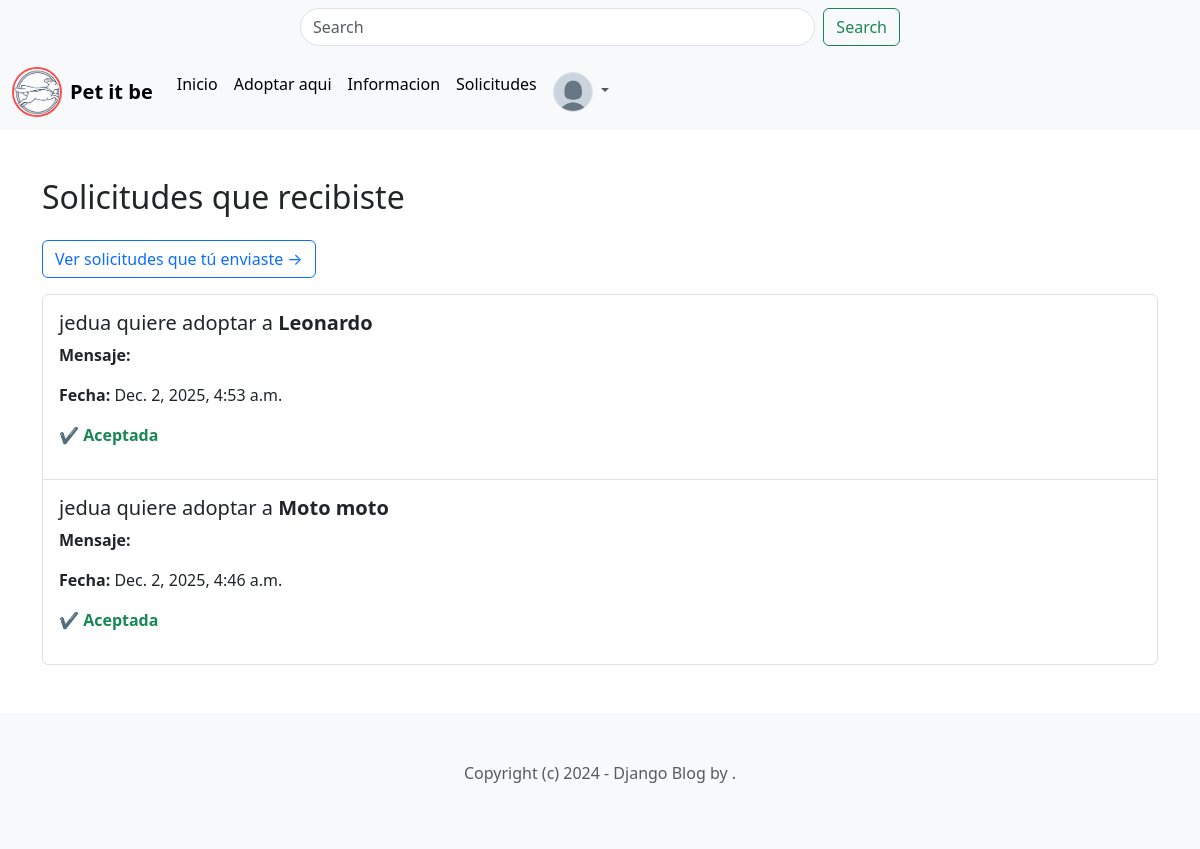
The app's page /Pets/bandeja/ (signed in) with its own data.
### Perfil/models.py (models this page shows, shortened)
class Perfil(models.Model):
    user = models.OneToOneField(User, on_delete=models.CASCADE)
    avatar = models.ImageField(upload_to='profiles/', blank=True, null=True, default='profiles/profile_default.png')
    location = models.CharField(max_length=100, blank=True, null=True)
    birth_date = models.DateField(blank=True, null=True)

### Pets/models.py (models this page shows, shortened)
class Solicitud(models.Model):
    pet = models.ForeignKey(Pet, related_name='solicitudes', on_delete=models.CASCADE)
    perfil = models.ForeignKey(Perfil, related_name='solicitudes_enviadas', on_delete=models.CASCADE)
    publicador = models.ForeignKey(Perfil, related_name='solicitudes_recibidas', on_delete=models.CASCADE)
    direccion = models.CharField(max_length=100)
    edad = models.PositiveIntegerField()
    telefono = models.CharField(max_length=20)
    ocupacion = models.CharField(max_length=100)
    ESTADO_CIVIL = [
        ('soltero', 'Soltero(a)'),
        ('casado', 'Casado(a)'),
        ('divorciado', 'Divorciado(a)'),
        ('viudo', 'Viudo(a)'),
        ('separado', 'Separado(a)')
    ]
    PENDIENTE = 'pendiente'
    ACEPTADA = 'aceptada'
    RECHAZADA = 'rechazada'
    ESTADOS_SOLICITUD = (
        (PENDIENTE, 'Pendiente'),
        (ACEPTADA, 'Aceptada'),
        (RECHAZADA, 'Rechazada'),
    )
    estado_solicitud = models.CharField(max_length=20, choices=ESTADOS_SOLICITUD, default=PENDIENTE)
    estado = models.CharField(max_length=20, choices=ESTADO_CIVIL)
    salario = models.DecimalField(max_digits=10, decimal_places=2)
    fecha = models.DateTimeField(auto_now_add=True)
    class Meta:
        unique_together = ('pet', 'perfil')

class Pet(models.Model):
    ADOPTADO = 'adoptado'
    EN_ADOPCION = 'en_adopcion'
    STATUS = {
        (ADOPTADO, 'Adoptado'),
        (EN_ADOPCION, 'En adopcion')
    }
    especie = models.ForeignKey(Especie, related_name='pets' , on_delete=models.CASCADE)
    name = models.CharField(max_length=50)
    slug = models.SlugField()
    descripcion = models.TextField()
    image = models.ImageField(upload_to='mascotas', blank=True, null=True)
    edad = models.PositiveIntegerField()
    likes = models.PositiveIntegerField(default=0)
    status = models.CharField(max_length=20, choices=STATUS, default=EN_ADOPCION)
    creado_por = models.ForeignKey(User, related_name='pets' , on_delete=models.CASCADE)
    public = models.DateTimeField(auto_now_add=True)
    updated_at = models.DateTimeField(auto_now=True)

### Pets/views.py (the view)
# urls.py: path('bandeja/', views.bandeja, name='bandeja'),
@login_required
def bandeja(request):
    perfil = request.user.perfil
    solicitudes = Solicitud.objects.filter(pet__creado_por=request.user).order_by('-fecha')
    context= {
        'solicitudes': solicitudes
    }
    return render(request, 'pets/bandeja.html', context)

### Pets/templates/pets/bandeja.html (shortened to what this page needs)
{% extends 'pets/base.html' %}
{% load static %}
{% block content %}
<div class="container my-5">
    <h2 class="mb-4"> Solicitudes que recibiste</h2>
    <p>
        <a href="{% url 'bandeja_respuesta' %}" class="btn btn-outline-primary">
            Ver solicitudes que tú enviaste →
        </a>
    </p>
    {% if solicitudes %}
        <div class="list-group">
            {% for s in solicitudes %}
                <div class="list-group-item py-3">
                    <h5>{{ s.perfil.user.username }} quiere adoptar a <strong>{{ s.pet.name }}</strong></h5>
                    <p><strong>Mensaje:</strong> {{ s.mensaje }}</p>
                    <p><strong>Fecha:</strong> {{ s.fecha }}</p>
                    {% if s.estado_solicitud == 'pendiente' %}
                        <p class="text-warning fw-bold">⏳ Pendiente</p>
                    {% elif s.estado_solicitud == 'aceptada' %}
                        <p class="text-success fw-bold">✔ Aceptada</p>
                    {% elif s.estado_solicitud == 'rechazada' %}
                        <p class="text-danger fw-bold">✘ Rechazada</p>
                    {% endif %}
                </div>
            {% endfor %}
        </div>
    {% else %}
        <p class="text-muted">No tienes solicitudes por ahora.</p>
    {% endif %}
</div>
{% endblock %}

### Pets/templates/pets/navbar.html (shortened to what this page needs)
{% load static %}
<link rel="stylesheet" href="{% static 'css/navbar.css' %}?v=5">
<nav class="navbar bg-body-tertiary">
  <div class="container-fluid justify-content-center">
    <form class="d-flex buscador-contenedor" role="search" method="GET" action="{% url 'search' %}">
      <input class="form-control me-2 buscador" type="search" name="query" placeholder="Search" aria-label="Search"/>
      <button class="btn btn-outline-success" type="submit">Search</button>
    </form>
  </div>
</nav>
<nav class="navbar navbar-expand-lg bg-body-tertiary">
  <div class="container-fluid">
    <a class="navbar-brand d-flex align-items-center gap-2" href="">
      <img
        src="{% static 'img/Logo.png' %} "
        alt="Perrito"
        class="logo-perrito"
      >
      <span class="text-brown fw-bold">Pet it be</span>
    </a>
    <div class="collapse navbar-collapse" id="navbarSupportedContent">
      <ul class="navbar-nav me-auto mb-2 mb-lg-0">
        <li class="nav-item">
          <a class="nav-link active" aria-current="page" href="{% url 'home' %}">Inicio</a>
        </li>
        <li class="nav-item">
          <a class="nav-link active" aria-current="page" href="{% url 'pets' %}">Adoptar aqui</a>
        </li>
        <li class="nav-item">
          <a class="nav-link active" aria-current="page" href="{% url 'informacion' %}">Informacion</a>
        </li>
        {% if request.user.is_authenticated %}
        <li class="nav-item">
          <a class="nav-link active" aria-current="page" href="{% url 'bandeja' %}">Solicitudes</a>
        </li>
        <li class="nav-item dropdown">
          <a class="nav-link dropdown-toggle" href="#" role="button" data-bs-toggle="dropdown" aria-expanded="false">
            <img
              src="{{ user.perfil.avatar.url }}"
              class="rounded-circle border"
              width="40" height="40"
              style="object-fit: cover;">
            </a>
        </li>
        {% endif %}
      </ul>
    </div>
  </div>
</nav>

### static/css/navbar.css (style rules this page uses)
.logo-perrito { width: 50px; height: 50px; border-radius: 50%; object-fit: cover; border: 2px solid #ff4d4d; transition: transform 0.3s ease; }
.buscador-contenedor { width: 100%; max-width: 600px; }
.buscador { border-radius: 50px; }

### records on screen
Solicitud: perfil.user.username "jedua", pet.name "Leonardo", fecha "Dec. 2, 2025, 4:53 a.m.", estado_solicitud "✔ Aceptada"
Solicitud: perfil.user.username "jedua", pet.name "Moto moto", fecha "Dec. 2, 2025, 4:46 a.m.", estado_solicitud "✔ Aceptada"
